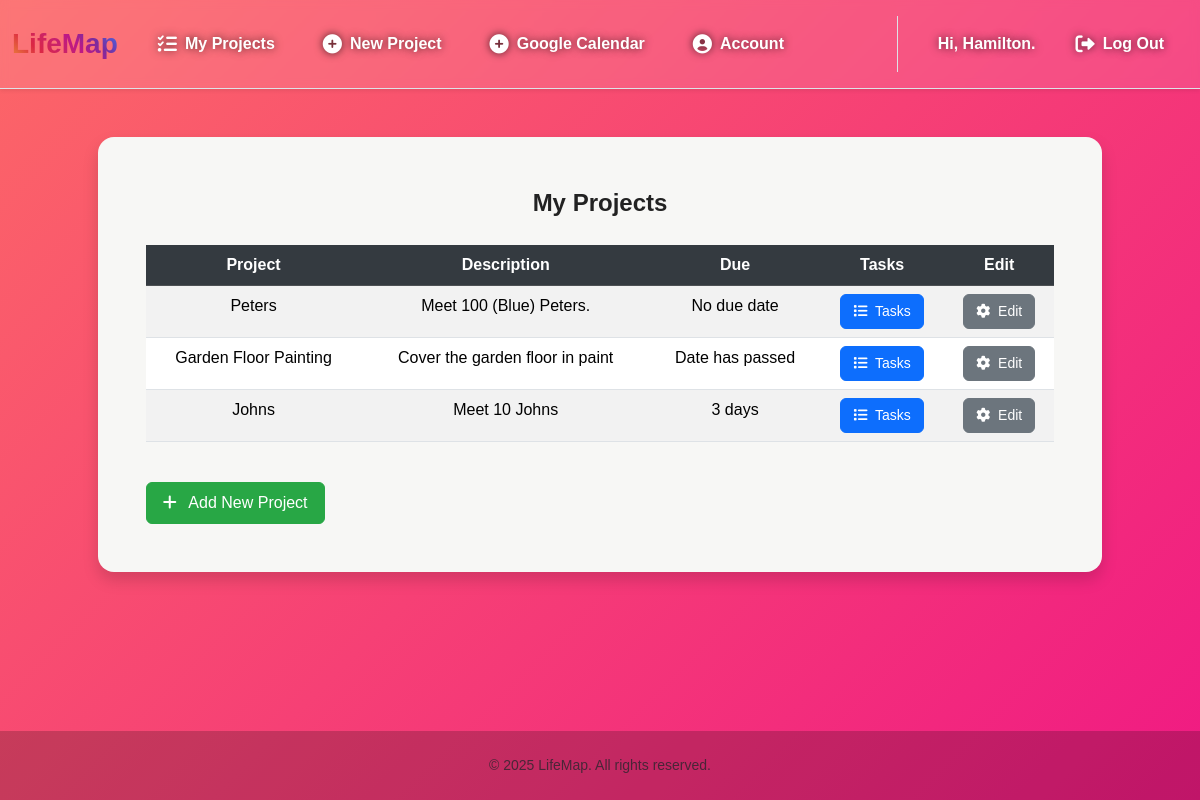
Screenshot of /projects (signed in) with the database file from the repository.
### tables this page shows
CREATE TABLE users (
    user_id INTEGER PRIMARY KEY AUTOINCREMENT,
    username TEXT NOT NULL UNIQUE,
    email TEXT UNIQUE,
    password_hash TEXT NOT NULL
, google_token TEXT);

CREATE TABLE projects (
    project_id INTEGER PRIMARY KEY AUTOINCREMENT,
    user_id INTEGER NOT NULL,
    name TEXT NOT NULL,
    description TEXT,
    start_date TEXT,
    end_date TEXT,
    FOREIGN KEY (user_id) REFERENCES users (user_id)
);

### app.py (the view)
@app.route("/projects", methods=["GET", "POST"])
@login_required
def projects_list():
    if request.method == "GET":
        conn = get_db()
        cursor = conn.cursor()
        user_id = session["user_id"]
        cursor.execute(
            """SELECT * FROM projects WHERE user_id = ? ORDER BY end_date ASC""", (user_id,))
        rows = [dict(row) for row in cursor.fetchall()]
        for row in rows:
            row["readable_due_date"] = format_date_difference(row["end_date"])
        return render_template(
            "projects.html",
            projects=rows,
            username=get_username(user_id))
    else:
        return error_page("Request Error, Only GET requests accepted.", 403)

### app.py (called while the page is built)
@app.after_request
def after_request(response):
    response.headers["Cache-Control"] = "no-cache, no-store, must-revalidate"
    response.headers["Expires"] = 0
    response.headers["Pragma"] = "no-cache"
    return response

### help.py (called while the page is built)
def get_db():
    if 'lifemap_db' not in g:
        g.lifemap_db = sqlite3.connect("LifeMap.db")
        g.lifemap_db.row_factory = sqlite3.Row
    return g.lifemap_db

def login_required(f):
    @wraps(f)
    def decorated_function(*args, **kwargs):
        if session.get("user_id") is None:
            return redirect("/login")
        return f(*args, **kwargs)
    return decorated_function

def get_username(user_id):
    conn = get_db()
    cursor = conn.cursor()
    cursor.execute("""SELECT username FROM users WHERE user_id = ?""", (user_id,))
    username_row = cursor.fetchone()
    return username_row[0] if username_row else None

def format_date_difference(target_date_str: str) -> str:
    if not target_date_str: return "No due date"
    target_date = date.fromisoformat(target_date_str)
    today = date.today()
    delta = relativedelta(target_date, today)
    if target_date < today: return "Date has passed"
    parts = []
    if delta.years: parts.append(f"{delta.years} year{'s' if delta.years != 1 else ''}")
    if delta.months: parts.append(f"{delta.months} month{'s' if delta.months != 1 else ''}")
    if delta.days: parts.append(f"{delta.days} day{'s' if delta.days != 1 else ''}")
    return " ".join(parts) or "Today"

### templates/projects.html (shortened to what this page needs)
{% extends "layout.html" %}
{% block username %}
    <div class="username fs-6 fw-bold">Hi, {{username}}.</div>
{% endblock %}
{% block main %}
    <div class="mb-4 shadow rounded-4 p-5 mx-auto" style="background-color: #f7f7f5 !important; max-width: 90%; width: 100%;">
        <div class="fs-4 fw-bold mb-4 text-center">
            My Projects
        </div>
        <div class="table-responsive">
            <table class="table table-hover table-striped">
                <thead class="table-dark">
                    <tr>
                        <th scope="col">Project</th>
                        <th scope="col">Description</th>
                        <th scope="col">Due</th>
                        <th scope="col">Tasks</th>
                        <th scope="col">Edit</th>
                    </tr>
                </thead>
                <tbody>
                    {% for row in projects %}
                    <tr>
                        <td> {{ row["name"] }} </td>
                        <td> {{ row["description"] }} </td>
                        {% if row["readable_due_date"] in this_week %}
                        <td><b style="color:red;"> {{ row["readable_due_date"]}}</b><td>
                        {% else %}
                        <td> {{ row["readable_due_date"]}}<td>
                        {% endif %}
                            <button class="details-button btn btn-sm btn-primary" data-project-id="{{ row["project_id"] }}">
                                <i class="fa-solid fa-list me-1"></i> Tasks
                            </button>
                        </td>
                        <td>
                            <button class="edit-button btn btn-sm btn-secondary" data-project-id="{{ row["project_id"] }}">
                                <i class="fa-solid fa-gear me-1"></i> Edit
                            </button>
                        </td>
                    </tr>
                    {% endfor %}
                </tbody>
            </table>
        </div>
        <div class="d-flex justify-content-left mt-4">
            <a href="/newProject" class="btn btn-new-project">
                <i class="fa-solid fa-plus me-2"></i> Add New Project
            </a>
        </div>
    </div>
{% endblock %}

### static/css/layout2.css (style rules this page uses)
body { font-family: 'Poppins', sans-serif; background: linear-gradient(-45deg, #6a11cb, #2575fc, #ec008c, #fc6767); background-size: 400% 400%; animation: gradientBG 25s ease infinite; color: #222; display: flex; flex-direction: column; min-height: 100vh; }
.username { text-shadow: 0px 0px 8px rgba(0, 0, 0, 0.7); }

### templates/projects.html (style rules this page uses)
.btn { border-radius: 0.375rem; font-weight: 500; transition: all 0.2s ease-in-out; padding: 0.375rem 0.75rem; font-size: 0.875rem; }
.btn-primary { background-color: #0d6efd; border-color: #0d6efd; color: white; }
.btn-secondary { background-color: #6c757d; border-color: #6c757d; color: white; }
.table-dark th { background-color: #343a40; color: white; }
.btn-new-project { background-color: #28a745; border-color: #28a745; color: white; padding: 0.5rem 1rem; font-size: 1rem; }

### rows the page displays
users: username "Hamilton"
projects: name "Peters", description "Meet 100 (Blue) Peters.", readable_due_date "No due date"
projects: name "Garden Floor Painting", description "Cover the garden floor in paint", readable_due_date "Date has passed"
projects: name "Johns", description "Meet 10 Johns", readable_due_date "3 days"
